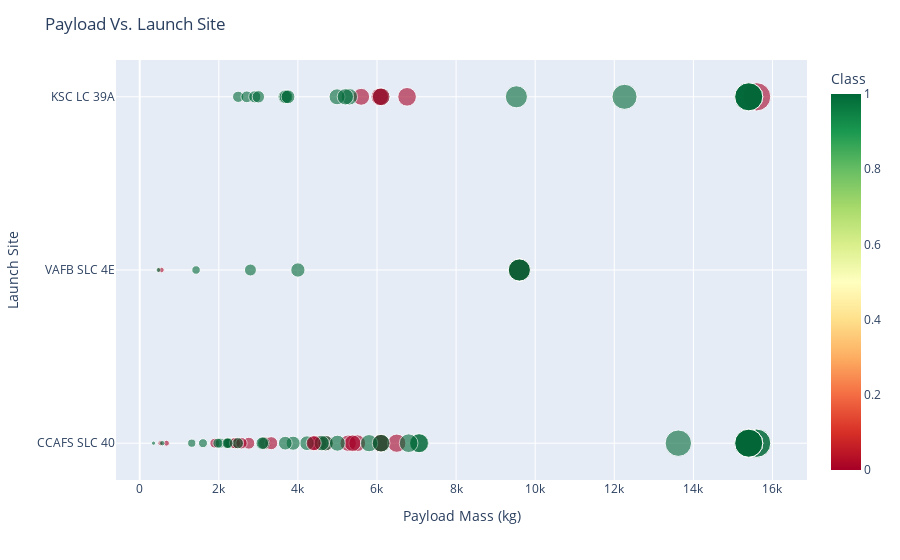

Here is the notebook cell this chart was saved with:
### Markdown cell above
Now try to explain any patterns you found in the Payload Vs. Launch Site scatter point chart.

### Code cell
fig = px.scatter(df, x="PayloadMass", y="LaunchSite", color="Class", size='PayloadMass', hover_data=['PayloadMass'],  color_continuous_scale='rdylgn', opacity=.6)
fig.update_layout(title='Payload Vs. Launch Site', xaxis_title='Payload Mass (kg)', yaxis_title='Launch Site')
fig.show()

### Figure 1 — Plotly figure (JSON) as saved in the notebook; plotly's stock layout.template omitted (floating-point values rounded to 4 significant figures)
{"data": [{"hovertemplate": "PayloadMass=%{marker.size}<br>LaunchSite=%{y}<br>Class=%{marker.color}<extra></extra>", "legendgroup": "", "marker": {"color": [0, 0, 0, 0, 0, 0, 1, 1, 0, 0, 0, 0, 1, 0, 0, 0, 1, 0, 0, 1, 1, 1, 1, 1, 0, 1, 1, 0, 1, 1, 0, 1, 1, 1, 0, 1, 1, 1, 1, 1, 1, 1, 1, 1, 1, 0, 0, 0, 1, 1, 0, 0, 1, 1, 1, 1, 1, 1, 1, 0, 0, 1, 1, 1, 1, 1, 1, 0, 1, 1, 1, 1, 0, 1, 0, 1, 0, 1, 1, 1, 1, 1, 1, 1, 1, 1, 1, 1, 1, 1], "coloraxis": "coloraxis", "opacity": 0.6, "size": [6105.0, 525.0, 677.0, 500.0, 3170.0, 3325.0, 2296.0, 1316.0, 4535.0, 4428.0, 2216.0, 2395.0, 570.0, 1898.0, 4707.0, 2477.0, 2034.0, 553.0, 5271.0, 3136.0, 4696.0, 3100.0, 2257.0, 4600.0, 5500.0, 9600.0, 2490.0, 5600.0, 5300.0, 6105.0, 6070.0, 2708.0, 3669.0, 9600.0, 6761.0, 2910.0, 475.0, 4990.0, 9600.0, 5200.0, 3700.0, 2205.0, 9600.0, 6105.0, 4230.0, 6092.0, 9600.0, 2760.0, 350.0, 3750.0, 5384.0, 2410.0, 7076.0, 9600.0, 5800.0, 7060.0, 2800.0, 3000.0, 4000.0, 2573.0, 4400.0, 9600.0, 12260.0, 2482.0, 13620.0, 1425.0, 2228.0, 6500.0, 15600.0, 5000.0, 6800.0, 15400.0, 6105.0, 15600.0, 15400.0, 1977.0, 15600.0, 15400.0, 9525.0, 15400.0, 15400.0, 3880.0, 6105.0, 15400.0, 1600.0, 15400.0, 15400.0, 15400.0, 15400.0, 3681.0], "sizemode": "area", "sizeref": 39, "symbol": "circle"}, "mode": "markers", "name": "", "orientation": "h", "showlegend": false, "type": "scatter", "x": [6105.0, 525.0, 677.0, 500.0, 3170.0, 3325.0, 2296.0, 1316.0, 4535.0, 4428.0, 2216.0, 2395.0, 570.0, 1898.0, 4707.0, 2477.0, 2034.0, 553.0, 5271.0, 3136.0, 4696.0, 3100.0, 2257.0, 4600.0, 5500.0, 9600.0, 2490.0, 5600.0, 5300.0, 6105.0, 6070.0, 2708.0, 3669.0, 9600.0, 6761.0, 2910.0, 475.0, 4990.0, 9600.0, 5200.0, 3700.0, 2205.0, 9600.0, 6105.0, 4230.0, 6092.0, 9600.0, 2760.0, 350.0, 3750.0, 5384.0, 2410.0, 7076.0, 9600.0, 5800.0, 7060.0, 2800.0, 3000.0, 4000.0, 2573.0, 4400.0, 9600.0, 12260.0, 2482.0, 13620.0, 1425.0, 2228.0, 6500.0, 15600.0, 5000.0, 6800.0, 15400.0, 6105.0, 15600.0, 15400.0, 1977.0, 15600.0, 15400.0, 9525.0, 15400.0, 15400.0, 3880.0, 6105.0, 15400.0, 1600.0, 15400.0, 15400.0, 15400.0, 15400.0, 3681.0], "xaxis": "x", "y": ["CCAFS SLC 40", "CCAFS SLC 40", "CCAFS SLC 40", "VAFB SLC 4E", "CCAFS SLC 40", "CCAFS SLC 40", "CCAFS SLC 40", "CCAFS SLC 40", "CCAFS SLC 40", "CCAFS SLC 40", "CCAFS SLC 40", "CCAFS SLC 40", "CCAFS SLC 40", "CCAFS SLC 40", "CCAFS SLC 40", "CCAFS SLC 40", "CCAFS SLC 40", "VAFB SLC 4E", "CCAFS SLC 40", "CCAFS SLC 40", "CCAFS SLC 40", "CCAFS SLC 40", "CCAFS SLC 40", "CCAFS SLC 40", "CCAFS SLC 40", "VAFB SLC 4E", "KSC LC 39A", "KSC LC 39A", "KSC LC 39A", "KSC LC 39A", "KSC LC 39A", "KSC LC 39A", "KSC LC 39A", "VAFB SLC 4E", "KSC LC 39A", "KSC LC 39A", "VAFB SLC 4E", "KSC LC 39A", "VAFB SLC 4E", "KSC LC 39A", "KSC LC 39A", "CCAFS SLC 40", "VAFB SLC 4E", "CCAFS SLC 40", "CCAFS SLC 40", "CCAFS SLC 40", "VAFB SLC 4E", "CCAFS SLC 40", "CCAFS SLC 40", "KSC LC 39A", "CCAFS SLC 40", "CCAFS SLC 40", "CCAFS SLC 40", "VAFB SLC 4E", "CCAFS SLC 40", "CCAFS SLC 40", "VAFB SLC 4E", "KSC LC 39A", "VAFB SLC 4E", "CCAFS SLC 40", "CCAFS SLC 40", "VAFB SLC 4E", "KSC LC 39A", "CCAFS SLC 40", "CCAFS SLC 40", "VAFB SLC 4E", "CCAFS SLC 40", "CCAFS SLC 40", "CCAFS SLC 40", "CCAFS SLC 40", "CCAFS SLC 40", "CCAFS SLC 40", "KSC LC 39A", "CCAFS SLC 40", "CCAFS SLC 40", "CCAFS SLC 40", "KSC LC 39A", "KSC LC 39A", "KSC LC 39A", "CCAFS SLC 40", "CCAFS SLC 40", "CCAFS SLC 40", "CCAFS SLC 40", "CCAFS SLC 40", "CCAFS SLC 40", "KSC LC 39A", "KSC LC 39A", "KSC LC 39A", "CCAFS SLC 40", "CCAFS SLC 40"], "yaxis": "y"}], "layout": {"coloraxis": {"colorbar": {"title": {"text": "Class"}}, "colorscale": [[0, "rgb(165,0,38)"], [0.1, "rgb(215,48,39)"], [0.2, "rgb(244,109,67)"], [0.3, "rgb(253,174,97)"], [0.4, "rgb(254,224,139)"], [0.5, "rgb(255,255,191)"], [0.6, "rgb(217,239,139)"], [0.7, "rgb(166,217,106)"], [0.8, "rgb(102,189,99)"], [0.9, "rgb(26,152,80)"], [1, "rgb(0,104,55)"]]}, "legend": {"itemsizing": "constant", "tracegroupgap": 0}, "margin": {"t": 60}, "title": {"text": "Payload Vs. Launch Site"}, "xaxis": {"anchor": "y", "domain": [0, 1], "title": {"text": "Payload Mass (kg)"}}, "yaxis": {"anchor": "x", "domain": [0, 1], "title": {"text": "Launch Site"}}}}
